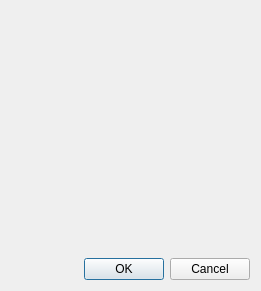
<?xml version="1.0" encoding="UTF-8"?>
<ui version="4.0">
 <class>Dialog</class>
 <widget class="QDialog" name="Dialog">
  <property name="geometry">
   <rect>
    <x>0</x>
    <y>0</y>
    <width>261</width>
    <height>291</height>
   </rect>
  </property>
  <property name="windowTitle">
   <string>New Scene</string>
  </property>
  <layout class="QVBoxLayout" name="verticalLayout_2">
   <item>
    <layout class="QVBoxLayout" name="verticalLayout">
     <item>
      <spacer name="verticalSpacer">
       <property name="orientation">
        <enum>Qt::Vertical</enum>
       </property>
       <property name="sizeHint" stdset="0">
        <size>
         <width>20</width>
         <height>40</height>
        </size>
       </property>
      </spacer>
     </item>
    </layout>
   </item>
   <item>
    <layout class="QHBoxLayout" name="horizontalLayout">
     <item>
      <spacer name="horizontalSpacer">
       <property name="orientation">
        <enum>Qt::Horizontal</enum>
       </property>
       <property name="sizeHint" stdset="0">
        <size>
         <width>40</width>
         <height>20</height>
        </size>
       </property>
      </spacer>
     </item>
     <item>
      <widget class="QDialogButtonBox" name="buttonBox">
       <property name="orientation">
        <enum>Qt::Horizontal</enum>
       </property>
       <property name="standardButtons">
        <set>QDialogButtonBox::Cancel|QDialogButtonBox::Ok</set>
       </property>
      </widget>
     </item>
    </layout>
   </item>
  </layout>
 </widget>
 <resources/>
 <connections>
  <connection>
   <sender>buttonBox</sender>
   <signal>accepted()</signal>
   <receiver>Dialog</receiver>
   <slot>accept()</slot>
   <hints>
    <hint type="sourcelabel">
     <x>248</x>
     <y>254</y>
    </hint>
    <hint type="destinationlabel">
     <x>157</x>
     <y>274</y>
    </hint>
   </hints>
  </connection>
  <connection>
   <sender>buttonBox</sender>
   <signal>rejected()</signal>
   <receiver>Dialog</receiver>
   <slot>reject()</slot>
   <hints>
    <hint type="sourcelabel">
     <x>316</x>
     <y>260</y>
    </hint>
    <hint type="destinationlabel">
     <x>286</x>
     <y>274</y>
    </hint>
   </hints>
  </connection>
 </connections>
</ui>
